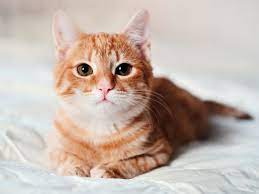
#> input picture Cat.jpg, 259 x 194 px
$ jupyter execute 'Image to Pencil Sketch.ipynb'
#> lines starting #> are read from the running program, lines starting #| are printed output that depends on the picture
[cell 1]
import os
os.getcwd()

[cell 2]
import cv2

[cell 3]
image = cv2.imread("Cat.jpg")
#> image is the input picture: shape (194, 259, 3); mean B, G, R 173.5, 182.1, 197.7
cv2.imshow("Cat", image)
cv2.waitKey(0)

[cell 4]
gray_image = cv2.cvtColor(image,cv2.COLOR_BGR2GRAY)
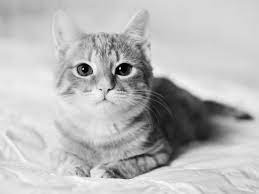
#> gray_image: shape (194, 259); min 0, max 255, mean 185.8
cv2.imshow("New Image",gray_image)
cv2.waitKey(0)

[cell 5]
inverted_image=255-gray_image
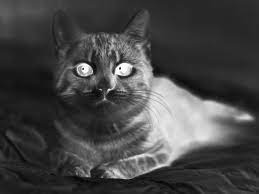
#> inverted_image: shape (194, 259); min 0, max 255, mean 69.2
cv2.imshow("Inverted",inverted_image)
cv2.waitKey(0)

[cell 6]
blurred=cv2.GaussianBlur(inverted_image,(21,21),0)
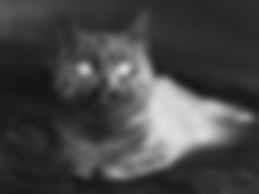
#> blurred: shape (194, 259); min 20, max 223, mean 69.2

[cell 7]
inverted_blur=255-blurred
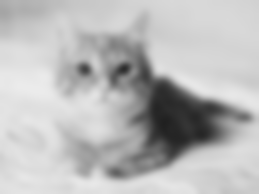
#> inverted_blur: shape (194, 259); min 32, max 235, mean 185.8
cv2.imshow("Inverted Blur",inverted_blur)
cv2.waitKey(0)

[cell 8]
pencil_sketch=cv2.divide(gray_image,inverted_blur,scale=255.0)
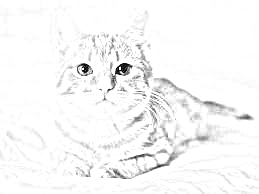
#> pencil_sketch: shape (194, 259); min 0, max 255, mean 246.9
cv2.imshow("Pencil Sketch",pencil_sketch)
cv2.waitKey(0)
